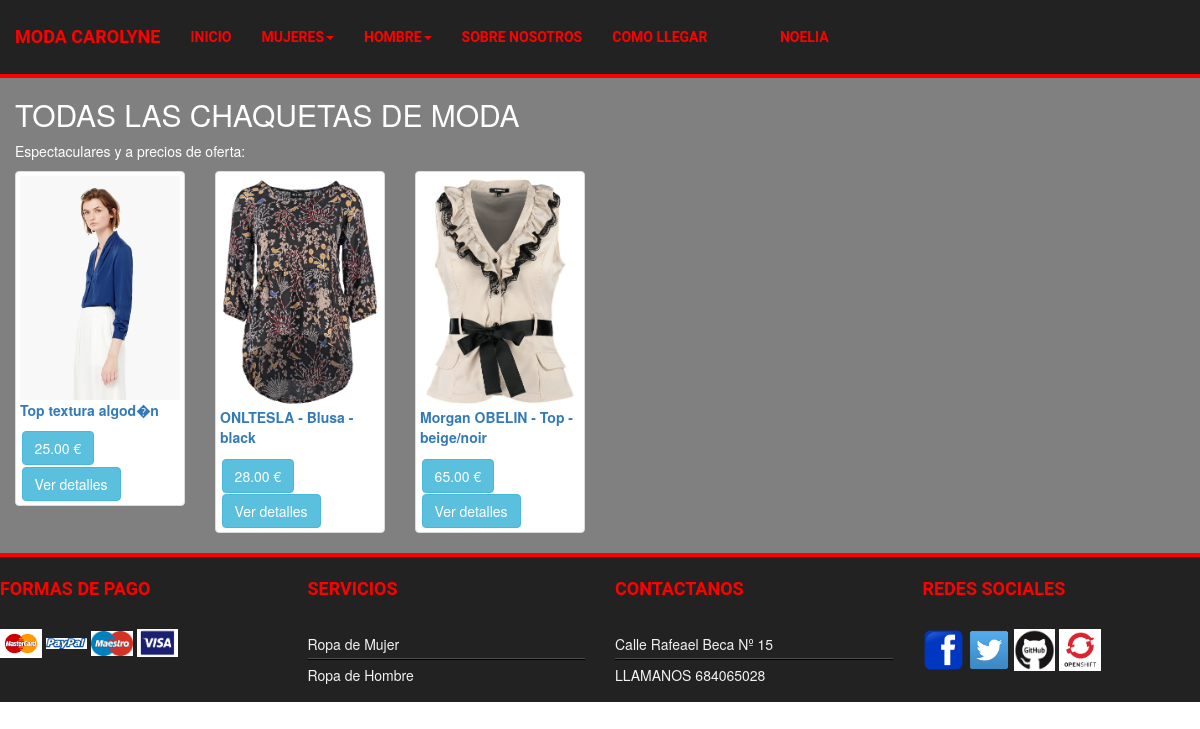
The page /usuarios/blusa-mujer.php (signed in) on the database its author committed.
### tables this page shows
CREATE TABLE IF NOT EXISTS `producto` (
  `codproducto` int(6) NOT NULL AUTO_INCREMENT,
  `coddistribuidor` int(6) NOT NULL,
  `nombre` varchar(50) NOT NULL,
  `descripcion` varchar(3000) NOT NULL,
  `stock` int(6) NOT NULL,
  `foto` varchar(200) NOT NULL,
  `categoria` varchar(30) NOT NULL,
  `precio` double(4,2) NOT NULL,
  `sexo` varchar(10) NOT NULL,
  PRIMARY KEY (`codproducto`),
  KEY `fk_producto_1_idx` (`coddistribuidor`)
);

### usuarios/blusa-mujer.php (the view, shortened to what this page needs)
<?php
  include_once("../plantilla/db_configuration.php");
?>
<!DOCTYPE html>
<html lang="">
  <head>
    <link rel="stylesheet" href="http://maxcdn.bootstrapcdn.com/bootstrap/3.3.5/css/bootstrap.min.css">
	  <link rel="stylesheet" href="https://maxcdn.bootstrapcdn.com/font-awesome/4.5.0/css/font-awesome.min.css">
      <?php
      include "../plantilla/temas.php"
      ?>
    </head>
    <body>
      <?php
      if(isset($_SESSION['nombre'])){
      ?>
<?php
  include "../plantilla/header.php"
?>
<?php
$connection = new mysqli($db_host, $db_user, $db_password, $db_name);
$connection->set_charset("utf8");
$consulta=("SELECT * from producto where  categoria='blusas' and sexo='mujer';");
	$result = $connection->query($consulta);
  if (isset($result) && $result->num_rows==0) {
  echo "<p>
	No existen productos en la categoria indicada.
   </p>";
 } else {
   ?>
    <div class="container">
  <h2>TODAS LAS CHAQUETAS DE MODA</h2>
  <p>Espectaculares y a precios de oferta:</p>
  <div class="row">
    <?php
    while($obj = $result->fetch_object()) {
    echo "<div class='col-md-2'>";
    echo "<a href='clienteproducto.php?id=$obj->codproducto' class='thumbnail'>";
    echo "<img src='../imagenes/$obj->foto'>";
      echo "<p id='parrafo'><b>$obj->nombre</b></p>";
    echo "<button type='button' class='btn btn-info'>$obj->precio €</button>";
    if($obj->stock<=0){
      echo "<button type='button' class='btn btn-danger'>Ver detalles</button>";
    }else{
        echo "<button type='button' class='btn btn-info'>Ver detalles</button>";
    }?>
      </a>
    </div>
<?php } ?>
  </div>
</div>
<?php
  include "../plantilla/foot.php"
?>
<?php
}
}else{
  header("Location:registro.php");
}
  ?>
    </body>
</html>

### css/plantilla2.css (style rules this page uses)
.container { width: 100%; height: 15%; background-color: gray; color:white; }
button { padding: 2%; margin: 1%; }

### rows shown on the page
producto: foto (picture), nombre "Top textura algod�n", precio "25.00", stock "Ver detalles"
producto: foto (picture), nombre "ONLTESLA - Blusa - black", precio "28.00", stock "Ver detalles"
producto: foto (picture), nombre "Morgan OBELIN - Top - beige/noir", precio "65.00", stock "Ver detalles"

### other values the page prints
$_SESSION['nombre'] "NOELIA"
